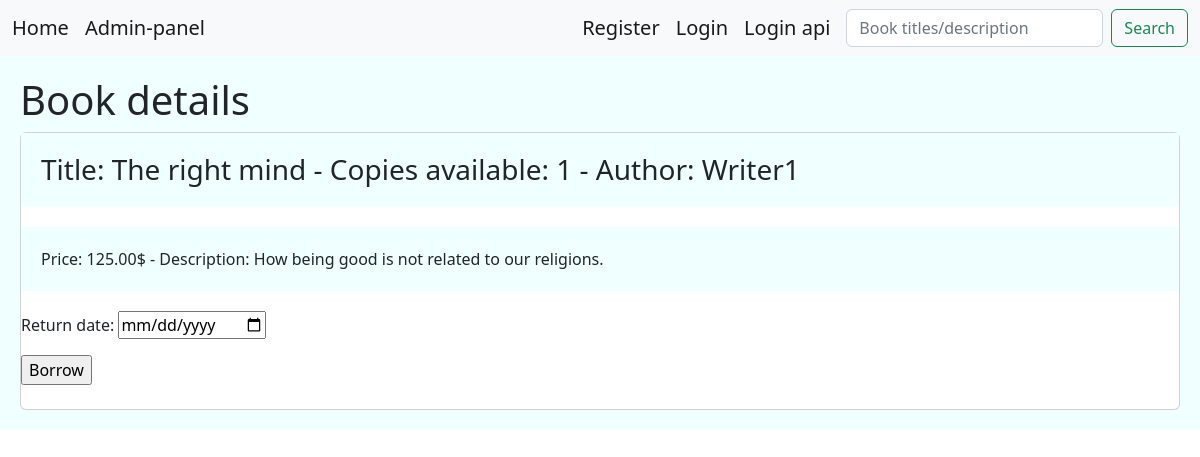
Before: /books/1/ with the older database file.
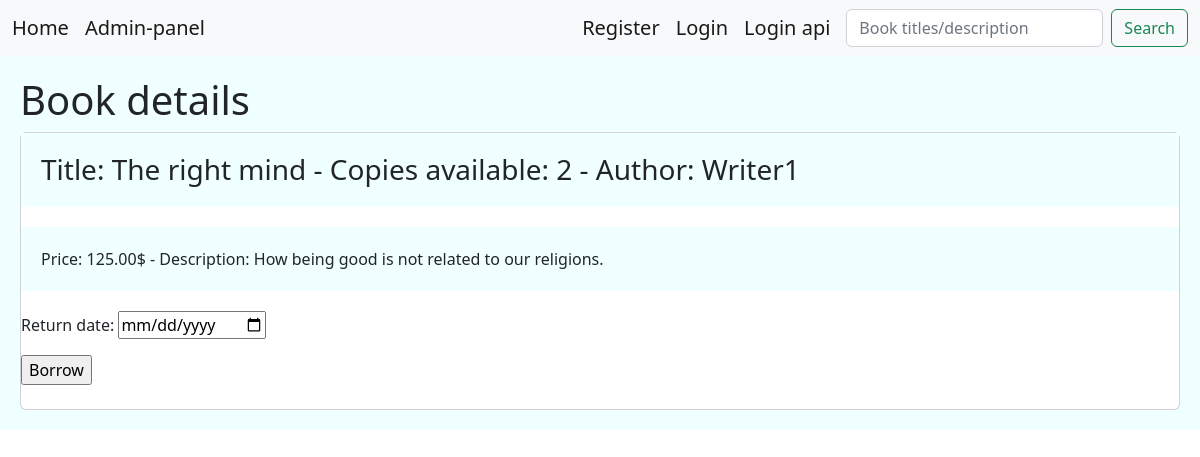
After: the same page with the newer database file.
### library/models.py (models this page shows, shortened)
class Books(models.Model):
    title = models.CharField(max_length=100)
    description = models.TextField(null=True)
    price = models.DecimalField(max_digits=6 , decimal_places=2, default=0.00)
    shabak = models.CharField(max_length=150,null=True)
    copies_available = models.PositiveIntegerField(default=4)
    genre = models.ForeignKey('Genre', on_delete=models.SET_NULL, null=True)
    author = models.ForeignKey('Author', on_delete=models.SET_NULL, null=True)

class Author(models.Model):
    author = models.CharField(max_length=150,null=True)
    born_city = models.CharField(max_length=200, null=True)
    def __str__(self):
        return self.author

### library/views.py (the view, shortened to what this page needs)
# urls.py: path('books/<int:books_id>/',views.BorrowBook.as_view(), name='borrow'),
class BorrowBook(View):
    form_class = DateInputForm
    template_class = 'library/borrow.html'
    def get(self,request, books_id):
        book = get_object_or_404(Books, id=books_id)
        form = self.form_class()
        return render(request,self.template_class,{'form':form,'book':book})

### library/forms.py
class DateInputForm(forms.Form):
    Return_date = forms.DateField(widget=forms.DateInput(attrs={'type': 'date'}))

### library/templates/library/borrow.html (shortened to what this page needs)
<!DOCTYPE html>
<html lang="en">
<head>
    <link href="https://cdn.jsdelivr.net/npm/bootstrap@5.2.0-beta1/dist/css/bootstrap.min.css" rel="stylesheet">
</head>
<body>
{% include 'include/navbar.html' %}
<div class="jumbotron">
    {% block content %} <H1> Book details </H1>
    <div class="card">
        <h3 class="card-title jumbotron">Title: {{ book.title }} - Copies available: {{book.copies_available}} - Author: {{book.author}} </h3>
        <ul class="card-title jumbotron">Price: {{ book.price }}$ - Description: {{ book.description }}  </ul>
        <form action=" " method="post">
            {{ form.as_p }}
            <input type="submit" value="Borrow">
        </form>
    <br/>
    </div>
    {% endblock %}
</div>
</body>
</html>

Changed rows visible on the page:
changed Books "The right mind": copies_available "1" → "2"
